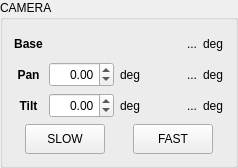
       <widget class="QGroupBox" name="gb_camera">
        <property name="font">
         <font>
          <bold>false</bold>
         </font>
        </property>
        <property name="title">
         <string>CAMERA</string>
        </property>
        <layout class="QVBoxLayout" name="verticalLayout_7">
         <item>
          <layout class="QGridLayout" name="gl_camera_input">
           <item row="2" column="2">
            <widget class="QLabel" name="static_l_camera_tilt_u">
             <property name="sizePolicy">
              <sizepolicy hsizetype="Minimum" vsizetype="Minimum">
               <horstretch>0</horstretch>
               <verstretch>0</verstretch>
              </sizepolicy>
             </property>
             <property name="text">
              <string>deg</string>
             </property>
            </widget>
           </item>
           <item row="1" column="4">
            <widget class="QLabel" name="static_l_actual_camera_pan_u">
             <property name="sizePolicy">
              <sizepolicy hsizetype="Minimum" vsizetype="Minimum">
               <horstretch>0</horstretch>
               <verstretch>0</verstretch>
              </sizepolicy>
             </property>
             <property name="text">
              <string>deg</string>
             </property>
            </widget>
           </item>
           <item row="2" column="0">
            <widget class="QLabel" name="static_l_camera_tilt">
             <property name="font">
              <font>
               <bold>true</bold>
              </font>
             </property>
             <property name="text">
              <string>Tilt</string>
             </property>
             <property name="alignment">
              <set>Qt::AlignCenter</set>
             </property>
            </widget>
           </item>
           <item row="0" column="3">
            <widget class="QLabel" name="l_actual_camera_base">
             <property name="sizePolicy">
              <sizepolicy hsizetype="Fixed" vsizetype="Fixed">
               <horstretch>0</horstretch>
               <verstretch>0</verstretch>
              </sizepolicy>
             </property>
             <property name="minimumSize">
              <size>
               <width>50</width>
               <height>25</height>
              </size>
             </property>
             <property name="maximumSize">
              <size>
               <width>50</width>
               <height>25</height>
              </size>
             </property>
             <property name="text">
              <string>...</string>
             </property>
             <property name="alignment">
              <set>Qt::AlignRight|Qt::AlignTrailing|Qt::AlignVCenter</set>
             </property>
            </widget>
           </item>
           <item row="0" column="4">
            <widget class="QLabel" name="static_l_actual_camera_base_u">
             <property name="sizePolicy">
              <sizepolicy hsizetype="Minimum" vsizetype="Minimum">
               <horstretch>0</horstretch>
               <verstretch>0</verstretch>
              </sizepolicy>
             </property>
             <property name="text">
              <string>deg</string>
             </property>
            </widget>
           </item>
           <item row="2" column="3">
            <widget class="QLabel" name="l_actual_camera_tilt">
             <property name="sizePolicy">
              <sizepolicy hsizetype="Fixed" vsizetype="Fixed">
               <horstretch>0</horstretch>
               <verstretch>0</verstretch>
              </sizepolicy>
             </property>
             <property name="minimumSize">
              <size>
               <width>50</width>
               <height>25</height>
              </size>
             </property>
             <property name="maximumSize">
              <size>
               <width>50</width>
               <height>25</height>
              </size>
             </property>
             <property name="text">
              <string>...</string>
             </property>
             <property name="alignment">
              <set>Qt::AlignRight|Qt::AlignTrailing|Qt::AlignVCenter</set>
             </property>
            </widget>
           </item>
           <item row="1" column="3">
            <widget class="QLabel" name="l_actual_camera_pan">
             <property name="sizePolicy">
              <sizepolicy hsizetype="Fixed" vsizetype="Fixed">
               <horstretch>0</horstretch>
               <verstretch>0</verstretch>
              </sizepolicy>
             </property>
             <property name="minimumSize">
              <size>
               <width>50</width>
               <height>25</height>
              </size>
             </property>
             <property name="maximumSize">
              <size>
               <width>50</width>
               <height>25</height>
              </size>
             </property>
             <property name="text">
              <string>...</string>
             </property>
             <property name="alignment">
              <set>Qt::AlignRight|Qt::AlignTrailing|Qt::AlignVCenter</set>
             </property>
            </widget>
           </item>
           <item row="1" column="1">
            <widget class="QDoubleSpinBox" name="sb_camera_pan">
             <property name="sizePolicy">
              <sizepolicy hsizetype="Fixed" vsizetype="Fixed">
               <horstretch>0</horstretch>
               <verstretch>0</verstretch>
              </sizepolicy>
             </property>
             <property name="minimumSize">
              <size>
               <width>65</width>
               <height>25</height>
              </size>
             </property>
             <property name="maximumSize">
              <size>
               <width>65</width>
               <height>25</height>
              </size>
             </property>
             <property name="statusTip">
              <string>Range: -80,80  |  Interval: 10</string>
             </property>
             <property name="alignment">
              <set>Qt::AlignRight|Qt::AlignTrailing|Qt::AlignVCenter</set>
             </property>
             <property name="minimum">
              <double>-80.000000000000000</double>
             </property>
             <property name="maximum">
              <double>80.000000000000000</double>
             </property>
             <property name="singleStep">
              <double>10.000000000000000</double>
             </property>
            </widget>
           </item>
           <item row="2" column="4">
            <widget class="QLabel" name="static_l_actual_camera_tilt_u">
             <property name="sizePolicy">
              <sizepolicy hsizetype="Minimum" vsizetype="Minimum">
               <horstretch>0</horstretch>
               <verstretch>0</verstretch>
              </sizepolicy>
             </property>
             <property name="text">
              <string>deg</string>
             </property>
            </widget>
           </item>
           <item row="1" column="2">
            <widget class="QLabel" name="static_l_camera_pan_u">
             <property name="sizePolicy">
              <sizepolicy hsizetype="Minimum" vsizetype="Minimum">
               <horstretch>0</horstretch>
               <verstretch>0</verstretch>
              </sizepolicy>
             </property>
             <property name="text">
              <string>deg</string>
             </property>
            </widget>
           </item>
           <item row="2" column="1">
            <widget class="QDoubleSpinBox" name="sb_camera_tilt">
             <property name="sizePolicy">
              <sizepolicy hsizetype="Fixed" vsizetype="Fixed">
               <horstretch>0</horstretch>
               <verstretch>0</verstretch>
              </sizepolicy>
             </property>
             <property name="minimumSize">
              <size>
               <width>65</width>
               <height>25</height>
              </size>
             </property>
             <property name="maximumSize">
              <size>
               <width>65</width>
               <height>25</height>
              </size>
             </property>
             <property name="statusTip">
              <string>Range: -80,80  |  Interval: 10</string>
             </property>
             <property name="alignment">
              <set>Qt::AlignRight|Qt::AlignTrailing|Qt::AlignVCenter</set>
             </property>
             <property name="minimum">
              <double>-80.000000000000000</double>
             </property>
             <property name="maximum">
              <double>80.000000000000000</double>
             </property>
             <property name="singleStep">
              <double>10.000000000000000</double>
             </property>
            </widget>
           </item>
           <item row="0" column="0">
            <widget class="QLabel" name="static_l_camera_base">
             <property name="font">
              <font>
               <bold>true</bold>
              </font>
             </property>
             <property name="text">
              <string>Base</string>
             </property>
             <property name="alignment">
              <set>Qt::AlignCenter</set>
             </property>
            </widget>
           </item>
           <item row="1" column="0">
            <widget class="QLabel" name="static_l_camera_pan">
             <property name="font">
              <font>
               <bold>true</bold>
              </font>
             </property>
             <property name="text">
              <string>Pan</string>
             </property>
             <property name="alignment">
              <set>Qt::AlignCenter</set>
             </property>
            </widget>
           </item>
          </layout>
         </item>
         <item>
          <layout class="QHBoxLayout" name="hl_camera_control">
           <item alignment="Qt::AlignHCenter|Qt::AlignVCenter">
            <widget class="QPushButton" name="pb_camera_slow">
             <property name="sizePolicy">
              <sizepolicy hsizetype="Fixed" vsizetype="Fixed">
               <horstretch>0</horstretch>
               <verstretch>0</verstretch>
              </sizepolicy>
             </property>
             <property name="minimumSize">
              <size>
               <width>80</width>
               <height>30</height>
              </size>
             </property>
             <property name="maximumSize">
              <size>
               <width>80</width>
               <height>30</height>
              </size>
             </property>
             <property name="text">
              <string>SLOW</string>
             </property>
            </widget>
           </item>
           <item alignment="Qt::AlignHCenter|Qt::AlignVCenter">
            <widget class="QPushButton" name="pb_camera_fast">
             <property name="sizePolicy">
              <sizepolicy hsizetype="Fixed" vsizetype="Fixed">
               <horstretch>0</horstretch>
               <verstretch>0</verstretch>
              </sizepolicy>
             </property>
             <property name="minimumSize">
              <size>
               <width>80</width>
               <height>30</height>
              </size>
             </property>
             <property name="maximumSize">
              <size>
               <width>80</width>
               <height>30</height>
              </size>
             </property>
             <property name="text">
              <string>FAST</string>
             </property>
            </widget>
           </item>
          </layout>
         </item>
        </layout>
       </widget>
